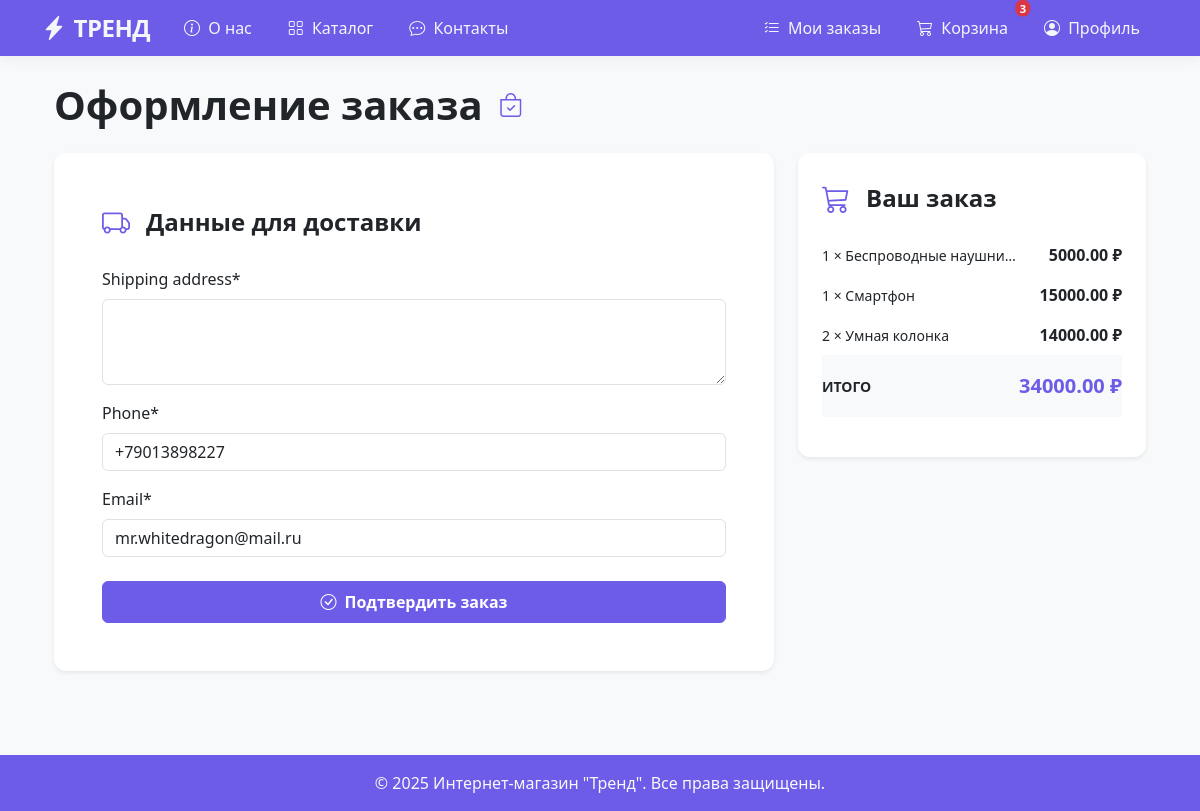
/orders/create/ (signed in), run on an earlier commit of the app's database.
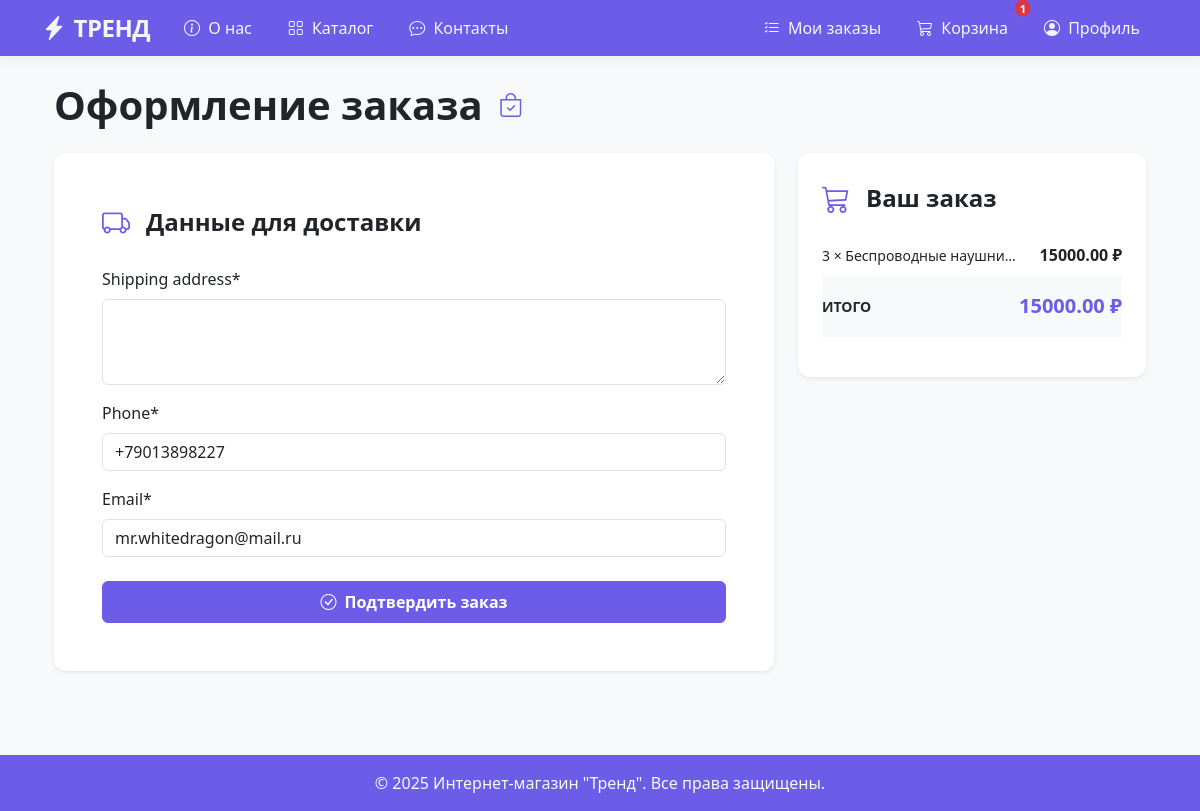
And on a later commit of the database.
### cart/models.py (models this page shows, shortened)
class CartItem(models.Model):
    cart = models.ForeignKey(
        Cart,
        on_delete=models.CASCADE,
        related_name='items'
    )
    product = models.ForeignKey(
        Product,
        on_delete=models.CASCADE
    )
    quantity = models.PositiveIntegerField(default=1)
    @property
    def total_price(self):
        return self.product.price * self.quantity
    class Meta:
        verbose_name = 'Покупка в корзине'
        verbose_name_plural = 'Покупки в корзине'

class Cart(models.Model):
    customer = models.ForeignKey(
        settings.AUTH_USER_MODEL,
        on_delete=models.CASCADE,
        related_name='carts'
    )
    created_at = models.DateTimeField(auto_now_add=True)
    updated_at = models.DateTimeField(auto_now=True)
    @property
    def total_price(self):
        return sum(item.total_price for item in self.items.all())
    class Meta:
        verbose_name = 'Корзина'
        verbose_name_plural = 'Корзины'

### products/models.py (models this page shows, shortened)
class Product(models.Model):
    category = models.ForeignKey(Category, related_name='products', on_delete=models.CASCADE)
    name = models.CharField(max_length=200, db_index=True)
    image = models.ImageField(upload_to='products/%Y/%m/%d', blank=True)
    description = models.TextField(blank=True)
    price = models.DecimalField(max_digits=10, decimal_places=2)
    old_price = models.DecimalField(max_digits=10, decimal_places=2, null=True, blank=True, verbose_name='Старая цена')
    available = models.BooleanField(default=True)
    is_featured = models.BooleanField(default=False, verbose_name='Акционный товар')
    created = models.DateTimeField(auto_now_add=True)
    class Meta:
        ordering = ('name',)
        verbose_name = 'Товар'
        verbose_name_plural = 'Товары'

### orders/views.py (the view)
# urls.py: path('create/', views.create_order, name='create_order'),
@login_required
def create_order(request):
    cart = get_object_or_404(Cart, customer=request.user)
    if request.method == 'POST':
        form = (OrderForm
                (request.POST))
        if form.is_valid():
            order = form.save(commit=False)
            order.customer = request.user
            order.cart = cart
            order.save()
            for item in cart.items.all():
                OrderItem.objects.create(
                    order=order,
                    product=item.product,
                    quantity=item.quantity,
                    price=item.product.price
                )
            cart.items.all().delete()
            return redirect('orders:order_detail', order_id=order.id)
    else:
        initial = {
            'phone': request.user.phone,
            'email': request.user.email,
        }
        form = OrderForm(initial=initial)
    return render(request, 'orders/create_order.html', {
        'form': form,
        'cart': cart
    })

### orders/forms.py
class OrderForm(forms.ModelForm):
    class Meta:
        model = Order
        fields = ['shipping_address', 'phone', 'email']
        widgets = {
            'shipping_address': forms.Textarea(attrs={'rows': 3}),
        }

### cart/context_processors.py (called while the page is built)
def cart_items_count(request):
    if request.user.is_authenticated:
        cart = Cart.objects.filter(customer=request.user).first()
        if cart:
            return {'cart_items_count': cart.items.count()}
    return {'cart_items_count': 0}

### templates/orders/create_order.html (shortened to what this page needs)
{% extends 'core/base.html' %}
{% load crispy_forms_tags %}
{% block content %}
<div class="container my-4">
    <div class="d-flex align-items-center mb-4">
        <h1 class="fw-bold mb-0">Оформление заказа</h1>
        <span class="ms-3 fs-4 text-primary"><i class="bi bi-bag-check"></i></span>
    </div>
    <div class="row g-4">
        <div class="col-lg-8">
            <div class="card border-0 shadow-sm">
                <div class="card-body p-4 p-md-5">
                    <div class="d-flex align-items-center mb-4">
                        <i class="bi bi-truck text-primary fs-3 me-3"></i>
                        <h2 class="h4 fw-bold mb-0">Данные для доставки</h2>
                    </div>
                    <form method="post">
                        {{ form|crispy }}
                        <div class="d-grid mt-4">
                            <button type="submit" class="btn btn-primary py-2 fw-bold">
                                <i class="bi bi-check-circle me-2"></i>Подтвердить заказ
                            </button>
                        </div>
                    </form>
                </div>
            </div>
        </div>
        <div class="col-lg-4">
            <div class="card border-0 shadow-sm sticky-md-top">
                <div class="card-body p-4">
                    <div class="d-flex align-items-center mb-3">
                        <i class="bi bi-cart3 text-primary fs-3 me-3"></i>
                        <h2 class="h4 fw-bold mb-0">Ваш заказ</h2>
                    </div>
                    <ul class="list-group list-group-flush mb-3">
                        {% for item in cart.items.all %}
                        <li class="list-group-item d-flex justify-content-between align-items-center border-0 px-0 py-2">
                            <span class="small">{{ item.quantity }} × {{ item.product.name|truncatechars:20 }}</span>
                            <span class="fw-bold">{{ item.total_price }} ₽</span>
                        </li>
                        {% endfor %}
                        <li class="list-group-item d-flex justify-content-between align-items-center border-0 px-0 py-3 bg-light">
                            <strong class="text-uppercase small">Итого</strong>
                            <strong class="text-primary fs-5">{{ cart.total_price }} ₽</strong>
                        </li>
                    </ul>
                </div>
            </div>
        </div>
    </div>
</div>
{% endblock %}

What changed in the data, as far as the page shows it:
removed CartItem: quantity "1", product.name "Беспроводные наушни…", total_price "5000.00"
removed CartItem: quantity "1", product.name "Смартфон", total_price "15000.00"
removed CartItem: quantity "2", product.name "Умная колонка", total_price "14000.00"
removed Cart: total_price "34000.00"
added CartItem: quantity "3", product.name "Беспроводные наушни…", total_price "15000.00"
added Cart: total_price "15000.00"
Also different on the page:
{{ cart_items_count }}: "3" → "1"
